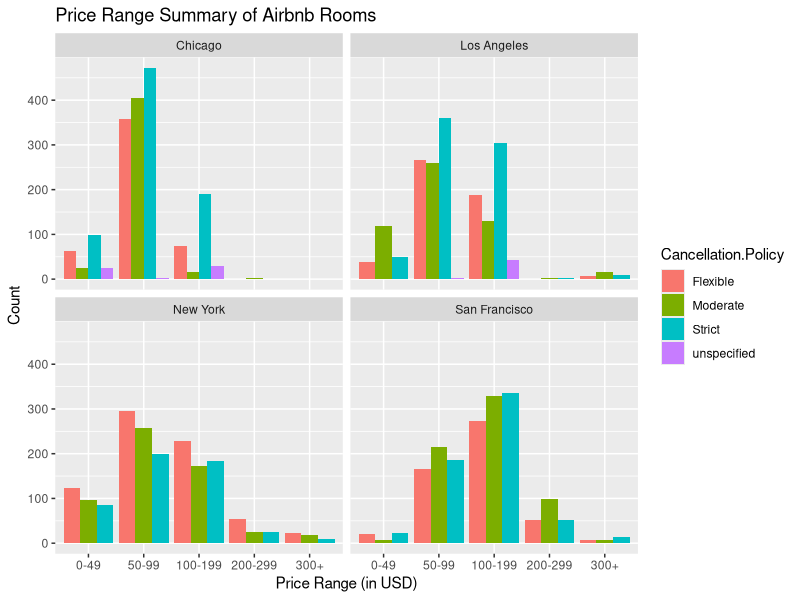

Source code (R):
## ---- chunk 1
library(ggplot2)
library(dplyr)

four_cities <- read.csv("updated_cleaned_four_cities.csv")

four_cities <- four_cities %>% 
  mutate(price_range = (Price)) %>% 
  mutate(price_range = ifelse(Price < 50, "0-49", Price)) %>% 
  mutate(price_range = ifelse(Price >= 50 & Price < 100, "50-99", as.character(price_range))) %>% 
  mutate(price_range = ifelse(Price >= 100 & Price < 200, "100-199", as.character(price_range))) %>% 
mutate(price_range = ifelse(Price >= 200 & Price < 300, "200-299", as.character(price_range))) %>% 
  mutate(price_range = ifelse(Price >= 300, "300+", as.character(price_range)))
four_cities$price_range <- factor(four_cities$price_range, levels = c("0-49", "50-99", "100-199", "200-299", "300+"))


city_names <- c(
                    `ch` = "Chicago",
                    `la` = "Los Angeles",
                    `ny` = "New York",
                    `sf` = "San Francisco"
                    )

ggplot(four_cities) +
  geom_bar(position = "dodge", aes(price_range, fill = Cancellation.Policy)) +
  facet_wrap(~City, labeller = as_labeller(city_names)) +
  labs(x = "Price Range (in USD)",
       y = "Count",
       title = "Price Range Summary of Airbnb Rooms"
  )

